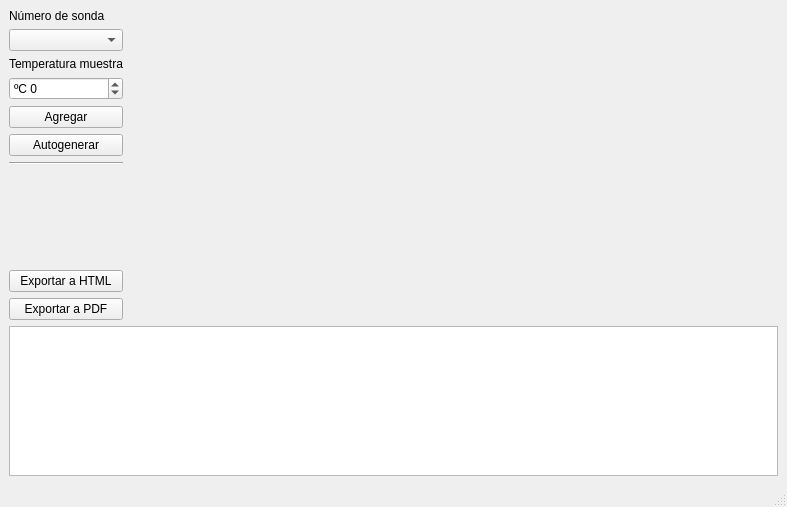
<?xml version="1.0" encoding="UTF-8"?>
<ui version="4.0">
 <class>MainWindow</class>
 <widget class="QMainWindow" name="MainWindow">
  <property name="geometry">
   <rect>
    <x>0</x>
    <y>0</y>
    <width>787</width>
    <height>507</height>
   </rect>
  </property>
  <property name="windowTitle">
   <string>MainWindow</string>
  </property>
  <widget class="QWidget" name="centralwidget">
   <layout class="QVBoxLayout" name="verticalLayout_3">
    <item>
     <layout class="QHBoxLayout" name="horizontalLayout">
      <item>
       <layout class="QVBoxLayout" name="verticalLayout_5">
        <item>
         <widget class="QLabel" name="label_2">
          <property name="text">
           <string>Número de sonda</string>
          </property>
         </widget>
        </item>
        <item>
         <widget class="QComboBox" name="comboBox">
          <property name="placeholderText">
           <string/>
          </property>
         </widget>
        </item>
        <item>
         <widget class="QLabel" name="label">
          <property name="text">
           <string>Temperatura muestra</string>
          </property>
         </widget>
        </item>
        <item>
         <widget class="QSpinBox" name="spinBox">
          <property name="prefix">
           <string>ºC </string>
          </property>
          <property name="minimum">
           <number>-100</number>
          </property>
          <property name="maximum">
           <number>100</number>
          </property>
         </widget>
        </item>
        <item>
         <widget class="QPushButton" name="pushButton">
          <property name="text">
           <string>Agregar</string>
          </property>
         </widget>
        </item>
        <item>
         <widget class="QPushButton" name="pushButton_2">
          <property name="text">
           <string>Autogenerar</string>
          </property>
         </widget>
        </item>
        <item>
         <widget class="Line" name="line_2">
          <property name="orientation">
           <enum>Qt::Horizontal</enum>
          </property>
         </widget>
        </item>
        <item>
         <spacer name="verticalSpacer_2">
          <property name="orientation">
           <enum>Qt::Vertical</enum>
          </property>
          <property name="sizeType">
           <enum>QSizePolicy::MinimumExpanding</enum>
          </property>
          <property name="sizeHint" stdset="0">
           <size>
            <width>20</width>
            <height>20</height>
           </size>
          </property>
         </spacer>
        </item>
        <item>
         <widget class="QPushButton" name="pushButton_3">
          <property name="text">
           <string>Exportar a HTML</string>
          </property>
         </widget>
        </item>
        <item>
         <widget class="QPushButton" name="pushButton_4">
          <property name="text">
           <string>Exportar a PDF</string>
          </property>
         </widget>
        </item>
       </layout>
      </item>
      <item>
       <widget class="PlotWidget" name="widget" native="true">
        <property name="sizePolicy">
         <sizepolicy hsizetype="Expanding" vsizetype="Preferred">
          <horstretch>0</horstretch>
          <verstretch>0</verstretch>
         </sizepolicy>
        </property>
       </widget>
      </item>
     </layout>
    </item>
    <item>
     <widget class="QTableWidget" name="tableWidget">
      <property name="sizePolicy">
       <sizepolicy hsizetype="Expanding" vsizetype="Fixed">
        <horstretch>0</horstretch>
        <verstretch>100</verstretch>
       </sizepolicy>
      </property>
      <property name="maximumSize">
       <size>
        <width>16777215</width>
        <height>150</height>
       </size>
      </property>
      <attribute name="horizontalHeaderMinimumSectionSize">
       <number>40</number>
      </attribute>
      <attribute name="horizontalHeaderDefaultSectionSize">
       <number>40</number>
      </attribute>
     </widget>
    </item>
   </layout>
  </widget>
  <widget class="QStatusBar" name="statusBar"/>
 </widget>
 <customwidgets>
  <customwidget>
   <class>PlotWidget</class>
   <extends>QWidget</extends>
   <header>pyqtgraph</header>
   <container>1</container>
  </customwidget>
 </customwidgets>
 <resources/>
 <connections/>
</ui>
